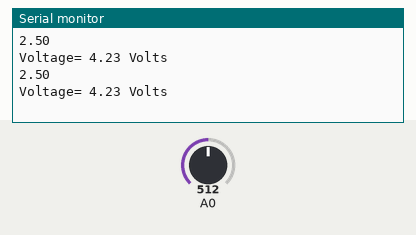
Recording of a sketch running on a simulated Arduino Uno, built with avr-gcc and run on an emulated ATmega328P. Shown: the last lines printed to the serial monitor. Inputs (shaded band) come from the test bench; at power-on: A0 = 512.

Above: at 1.8 s.
1.9 s: A0 set to 716
At 2.3 s:
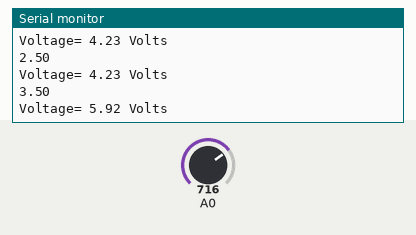
3.4 s: A0 set to 900
At 4.8 s:
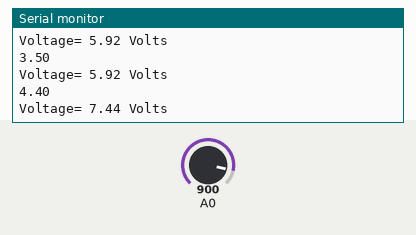
Timing chart, 0 to 6.4 s (numbered marks = the images above; inputs shaded):
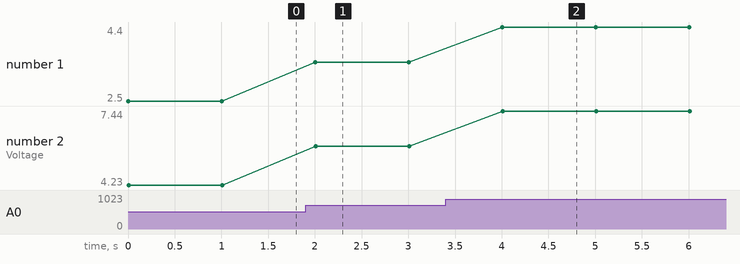

The sketch:

vdv2.ino
```cpp
float voltage=0.0;  //battery voltage
float r1=47000.0;    //r1 value
float r2=68000.0;      //r2 value

void setup()
{
   Serial.begin(9600);     //  opens serial port, sets data rate to 9600 bps
}

void loop()
{
    float analogvalue = analogRead(A0); //reading value from analog pin
    Serial.println(analogvalue*(5.0/1023.0));
    float analogtovoltage = analogvalue*(5.0/1023.0); //analog value to voltage (it is pins voltage)
    voltage= (((r1+r2)*analogtovoltage)/r2);
    Serial.print("Voltage= ");                 // prints the voltage value in the serial monitor
    Serial.print(voltage);
    Serial.println(" Volts");
    delay(1000);
}
```

Measured:
- after the input at 1.9 s, the serial monitor: prints a new line after 0.10 s (image 1)
- after the input at 3.4 s, the serial monitor: prints a new line after 0.60 s (image 2)
- plotted number 1: 2.5 → 3.5 after the input at 1.9 s, 3.5 → 4.4 after the input at 3.4 s
- plotted number 2: 4.23 → 5.92 after the input at 1.9 s, 5.92 → 7.44 after the input at 3.4 s
